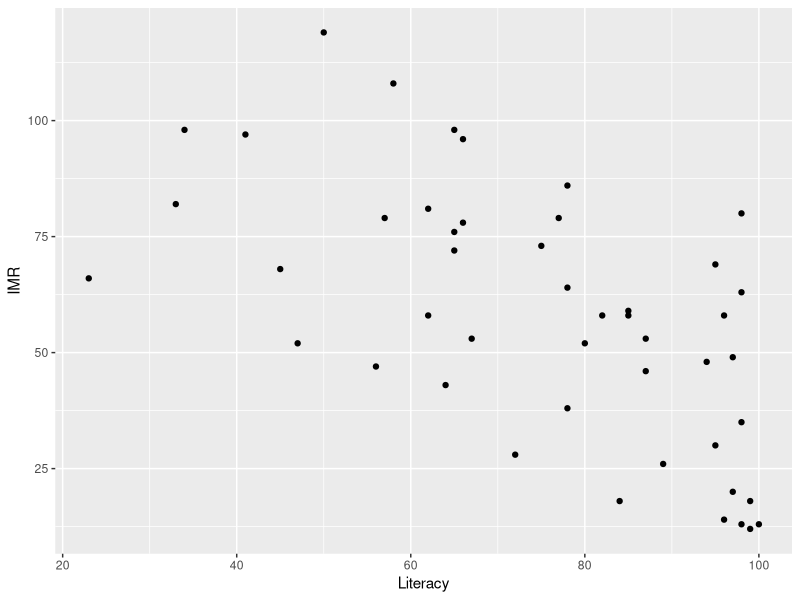
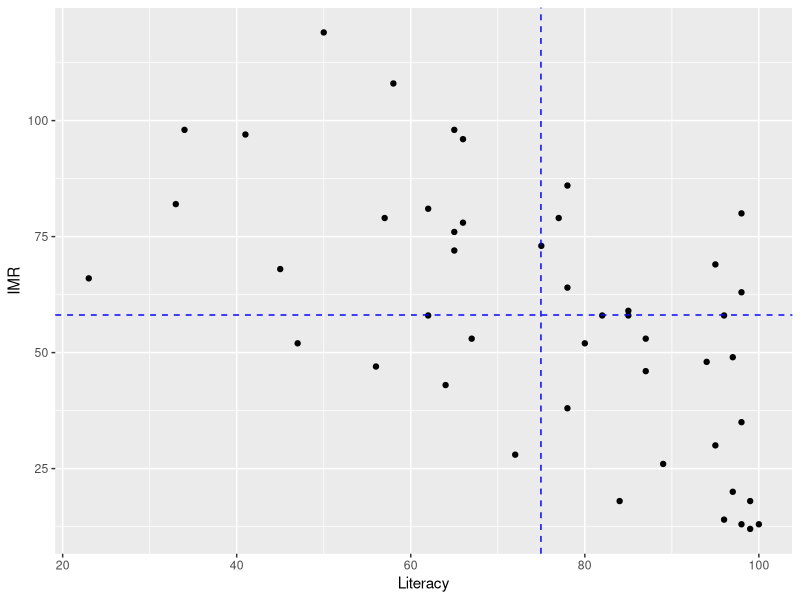
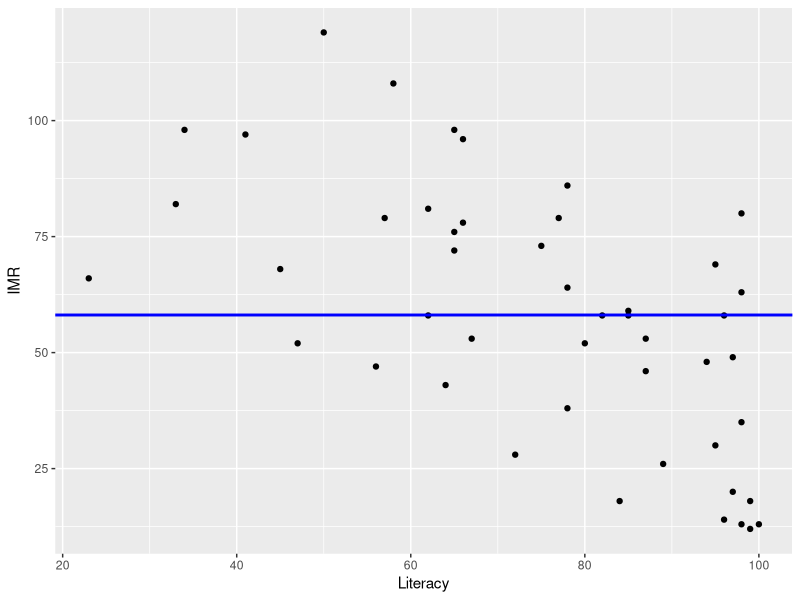
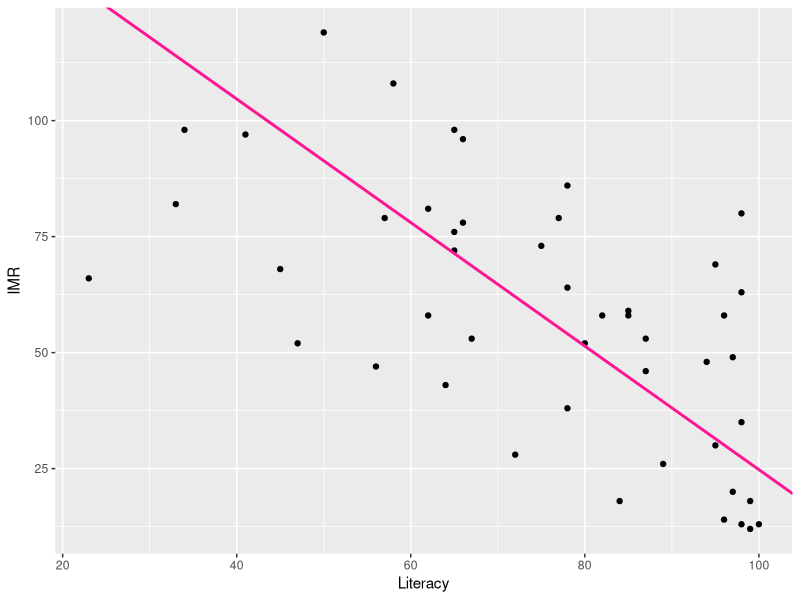
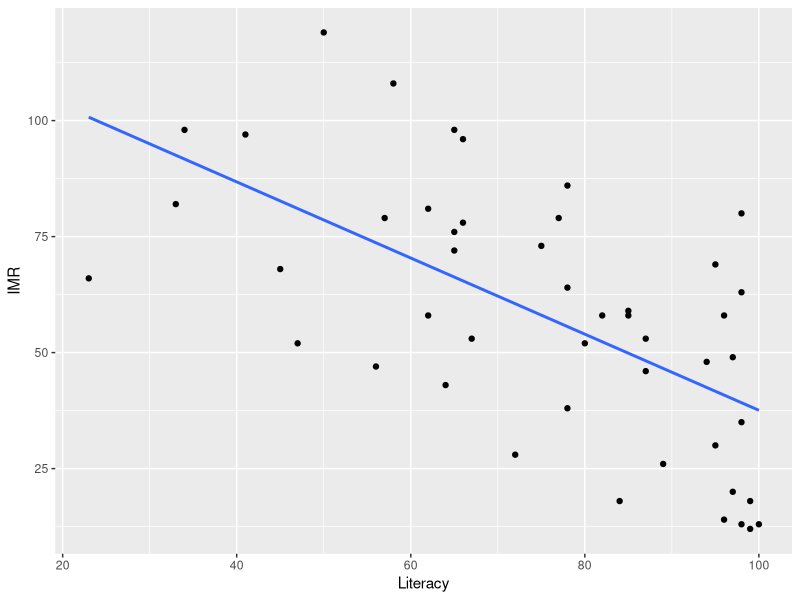
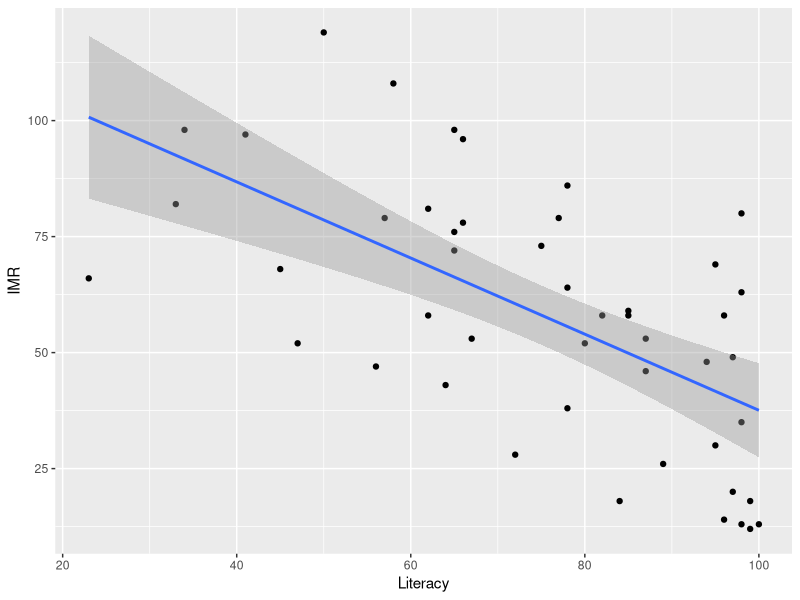
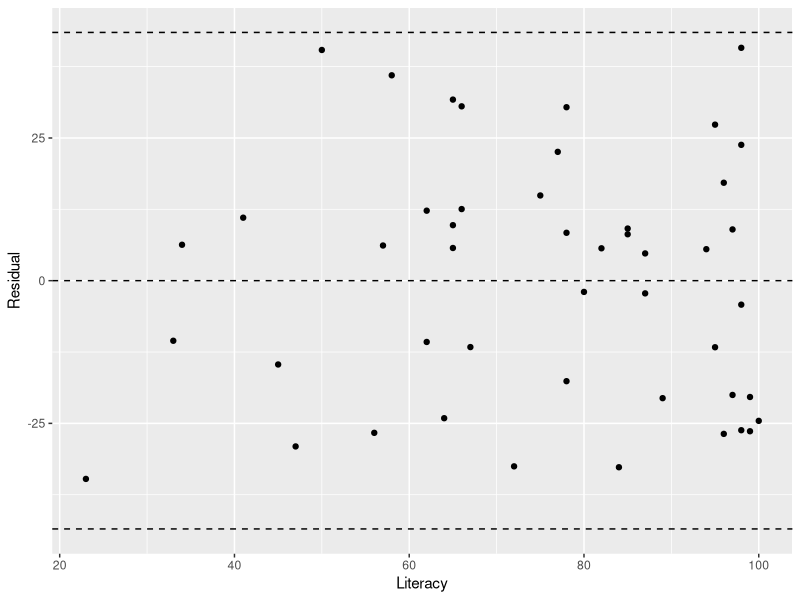
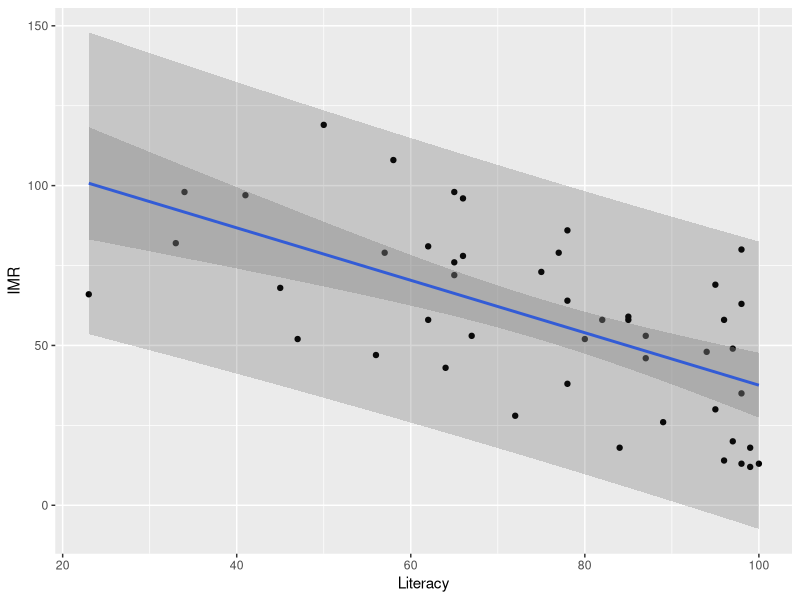

Recreate these plots in R, in order.
library(tidyverse)

# read the data :
africa <- read_csv("datasets/africa.csv")
n_countries <- dim(africa)[1]

( g <- ggplot( africa, aes(Literacy,IMR)) + geom_point() )
#ggsave( "../images/literacy_deaths.png", device="png")

( x_bar <- mean(africa$Literacy) )
( y_bar <- mean(africa$IMR) )

g + geom_vline(xintercept=x_bar,linetype="dashed",color="blue") + 
  geom_hline(yintercept=y_bar, linetype="dashed",color="blue")
#ggsave("../images/quadrants.png",device="png")

# correlation:
(africa_r <- cor(africa$Literacy, africa$IMR))

# null model:
g + geom_hline(yintercept=y_bar,color="blue",size=1)
#ggsave("../images/africa_nullmodel.png",device="png")

(africa_tss <- sum( (africa$IMR - y_bar )^2 ))

var(africa$IMR)
(n_countries - 1)*var(africa$IMR)
 
# SD line:
(s_x <- sd(africa$Literacy))
(s_y <- sd(africa$IMR))
(m <- -(s_y / s_x))
(b <- y_bar - (m*x_bar))
g + geom_abline(slope = m, intercept=b, color="deeppink",size=1)
#ggsave("../images/sdline.png",device="png")

# contour plot:
# m.seq <- seq(-1,-.6,length=500)
# b.seq <- seq(115, 125, length=250)
# mb.grid <- expand.grid(b.seq,m.seq)
# z <- rep(0,125000)
# for(i in 1:125000){ z[i] <- sse(mb.grid[i,1],mb.grid[i,2],africa$Literacy,africa$Deaths) }
# ss <- data.frame(intercept=mb.grid$Var1,slope=mb.grid$Var2,height=z)
# ggplot(ss,aes(x=intercept,y=slope,z=height))+
#  geom_contour(bins=30)+geom_vline(xintercept = 120.2917, linetype="dashed")+geom_hline(yintercept = -.8476, linetype="dashed")
# #ggsave("../images/rss-contour.png",device="png")

(m <- africa_r*( s_y / s_x ) ) 
(b <- y_bar - m*x_bar)

g + geom_smooth(level=0, method="lm")
#ggsave( "../images/literacy_deaths_with_line.png", device="png")
 
g + geom_smooth(level=.95, method="lm")
#ggsave( "../images/literacy_deaths_with_ci.png", device="png")
# 
# g + geom_smooth(level=0, method="lm") + geom_abline(slope = m, intercept=b, color="violet",size=1)
# #ggsave("../images/compare_fits.png", device="png")
# 

( africa_fit <- lm( IMR ~ Literacy, data = africa ) )
summary( africa_fit )
sigma( africa_fit )

( null_fit <- lm( IMR ~ 1, data = africa ) )
summary( null_fit )
sigma( null_fit )

( africa_rss <- sum(africa_fit$residuals^2) )
africa_rse <- sqrt( africa_rss / africa_fit$df.residual )

africa <- africa %>% 
  mutate(Fit = africa_fit$fitted.values) %>% 
  mutate(Residual = africa_fit$residuals)
# summary(africa.fit$residuals)
ggplot(africa, aes(Literacy,Residual)) + 
  geom_point()+geom_hline(yintercept=c(-2*africa_rse,0,2*africa_rse), linetype="dashed")
#ggsave("../images/literacy_deaths_residuals.png", device="png")

pred <- predict(africa_fit, interval="prediction")
ggplot( cbind(africa,pred),aes(Literacy,IMR)) + 
  geom_point() + 
  geom_smooth(method="lm") + 
  geom_ribbon(aes(ymin=lwr,ymax=upr),alpha=0.2)
#ggsave("../images/literacy_deaths_ci_preds.png", device="png")
